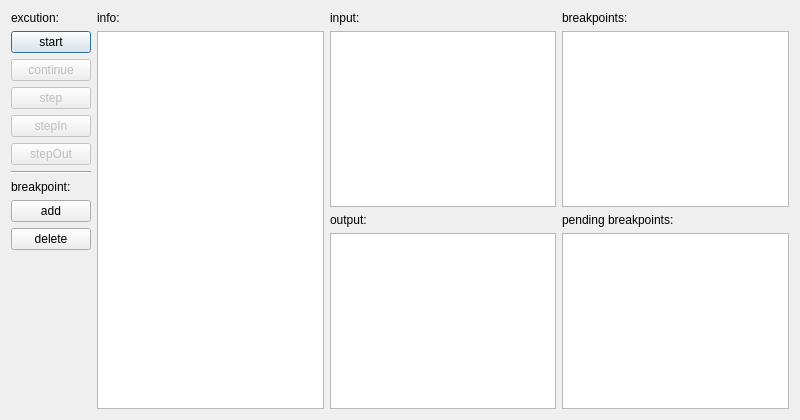
<?xml version="1.0" encoding="UTF-8"?>
<ui version="4.0">
 <class>DebugControl</class>
 <widget class="QDialog" name="DebugControl">
  <property name="geometry">
   <rect>
    <x>0</x>
    <y>0</y>
    <width>800</width>
    <height>420</height>
   </rect>
  </property>
  <property name="windowTitle">
   <string>DebugControl</string>
  </property>
  <layout class="QHBoxLayout" name="horizontalLayout">
   <item>
    <layout class="QVBoxLayout" name="verticalLayout_2">
     <item>
      <widget class="QLabel" name="label_5">
       <property name="text">
        <string>excution:</string>
       </property>
      </widget>
     </item>
     <item>
      <widget class="QPushButton" name="startstop">
       <property name="text">
        <string>start</string>
       </property>
      </widget>
     </item>
     <item>
      <widget class="QPushButton" name="cont">
       <property name="enabled">
        <bool>false</bool>
       </property>
       <property name="text">
        <string>continue</string>
       </property>
      </widget>
     </item>
     <item>
      <widget class="QPushButton" name="step">
       <property name="enabled">
        <bool>false</bool>
       </property>
       <property name="text">
        <string>step</string>
       </property>
      </widget>
     </item>
     <item>
      <widget class="QPushButton" name="stepIn">
       <property name="enabled">
        <bool>false</bool>
       </property>
       <property name="text">
        <string>stepIn</string>
       </property>
      </widget>
     </item>
     <item>
      <widget class="QPushButton" name="stepOut">
       <property name="enabled">
        <bool>false</bool>
       </property>
       <property name="text">
        <string>stepOut</string>
       </property>
      </widget>
     </item>
     <item>
      <widget class="Line" name="line">
       <property name="orientation">
        <enum>Qt::Horizontal</enum>
       </property>
      </widget>
     </item>
     <item>
      <widget class="QLabel" name="label_4">
       <property name="text">
        <string>breakpoint:</string>
       </property>
      </widget>
     </item>
     <item>
      <widget class="QPushButton" name="addBp">
       <property name="text">
        <string>add</string>
       </property>
      </widget>
     </item>
     <item>
      <widget class="QPushButton" name="deleteBp">
       <property name="text">
        <string>delete</string>
       </property>
      </widget>
     </item>
     <item>
      <spacer name="verticalSpacer">
       <property name="orientation">
        <enum>Qt::Vertical</enum>
       </property>
       <property name="sizeHint" stdset="0">
        <size>
         <width>20</width>
         <height>40</height>
        </size>
       </property>
      </spacer>
     </item>
    </layout>
   </item>
   <item>
    <layout class="QVBoxLayout" name="verticalLayout">
     <item>
      <widget class="QLabel" name="label">
       <property name="text">
        <string>info:</string>
       </property>
      </widget>
     </item>
     <item>
      <widget class="QPlainTextEdit" name="log">
       <property name="readOnly">
        <bool>true</bool>
       </property>
      </widget>
     </item>
    </layout>
   </item>
   <item>
    <layout class="QVBoxLayout" name="verticalLayout_3">
     <item>
      <widget class="QLabel" name="label_6">
       <property name="text">
        <string>input:</string>
       </property>
      </widget>
     </item>
     <item>
      <widget class="QPlainTextEdit" name="input"/>
     </item>
     <item>
      <widget class="QLabel" name="label_2">
       <property name="text">
        <string>output:</string>
       </property>
      </widget>
     </item>
     <item>
      <widget class="QPlainTextEdit" name="output">
       <property name="readOnly">
        <bool>true</bool>
       </property>
      </widget>
     </item>
    </layout>
   </item>
   <item>
    <layout class="QVBoxLayout" name="verticalLayout_5">
     <item>
      <widget class="QLabel" name="label_3">
       <property name="text">
        <string>breakpoints:</string>
       </property>
      </widget>
     </item>
     <item>
      <widget class="QListWidget" name="breakpoints"/>
     </item>
     <item>
      <widget class="QLabel" name="label_7">
       <property name="text">
        <string>pending breakpoints:</string>
       </property>
      </widget>
     </item>
     <item>
      <widget class="QListWidget" name="pendingBp"/>
     </item>
    </layout>
   </item>
  </layout>
 </widget>
 <resources/>
 <connections/>
</ui>
